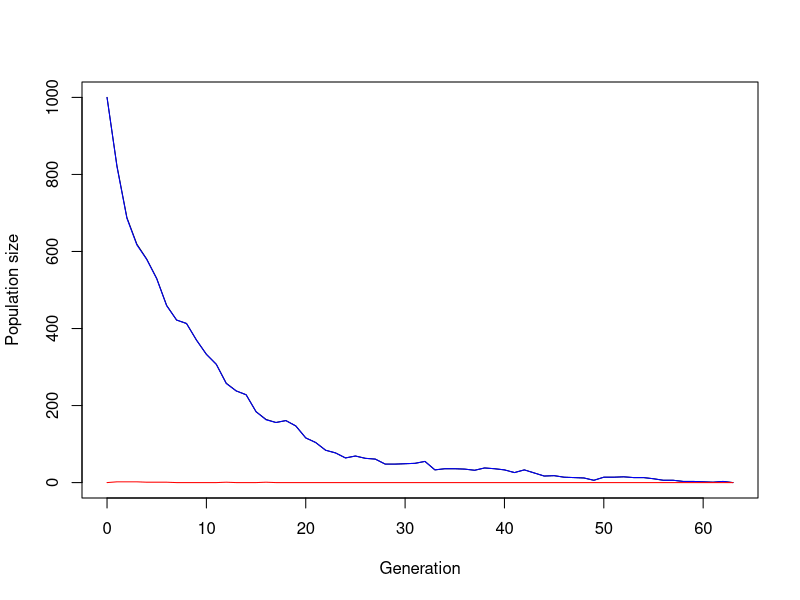

Write R code to recreate this figure. (Note: this script raises an error after producing the figure.)
## ---- chunk 1
#Original

simulate_one_gen <- function(N_a, N_A, decay_rate, sel_coeff, mut_rate) {
  # draw offspring according to Poisson distribution
  offsp_a <- rpois(1, N_a * (1-decay_rate))
  offsp_A <- rpois(1, N_A * (1-decay_rate+sel_coeff))
  # draw new mutants according to Poisson distribution
  mut_a_to_A <- rpois(1, offsp_a * mut_rate)
  
  # determine new population sizes of wild type and mutant
  N_a_new <- max(offsp_a - mut_a_to_A, 0)
  N_A_new <-  offsp_A + mut_a_to_A
  
  return(c(N_a_new, N_A_new))
}
# Test the function
print(simulate_one_gen(100,0,0.1,0.2,0.0))
## ---- chunk 2
#Original

simulate_pop <- function(N_init_a, N_init_A, decay_rate, sel_coeff, mut_rate, t_max) {
  # Create the vector in which to save the results
  pop_vector <- c(N_init_a, N_init_A)
  # initiate the variables
  pop_new <- c(N_init_a, N_init_A)
  
  # run the simulation until generation t_max
  for (i in 1:t_max+1) {
    # redefine the current population one generation later
    pop_new <- simulate_one_gen(pop_new[1],pop_new[2], decay_rate, sel_coeff, mut_rate)
    # add the new population sizes to the output vector
    pop_vector <- rbind(pop_vector,pop_new)
    # condition to stop the simulation before t_max: either the population exceeds 1.5 times the original population size, or it goes extinct
    if (pop_new[1]+pop_new[2]>=1.5*(N_init_a+ N_init_A) | pop_new[1]+pop_new[2]==0) break
  }
  
  # define the row and column names of the output vector
  rownames(pop_vector) <- (0:t_max)[1:length(pop_vector[,1])] # note that the vector has to be cut if the simulation stopped early
  colnames(pop_vector) <- c("a","A")
  # return the result
  return(pop_vector)	
}


# Test the function and plot the result
# set t_max to a value to be used througout
max_gen <- 1000
# create your simulation data, without mut_rate & sel_coeff and a higher decay_rate
output <- simulate_pop(1000,0,0.1,0.2,0.001,max_gen)
# show the last few lines of the data table
print(output)
# plot the output - note that the plot range and the x axis have to be adjusted based on the length of the table
# determine x axis range 
x_range <- 0:(length(output[,1])-1)
# this plots the total population size
plot(x_range,output[,1]+output[,2],type='l',ylim=c(0,max(output[,1]+output[,2])),xlab = "Generation",ylab = "Population size")
# add number of wild type individuals
lines(x_range,output[,1], col="blue")
# add number of mutant individuals
lines(x_range,output[,2], col="red")
## ---- chunk 3
t_pause = 10 #t_switch
t_event = 2
t_switch = t_pause
ph = 1
sel_coeff = 0.0

replicates <- 100

flooding_table <- c()


for (i in 1:t_max+1){
  if(ph %%2 == 0){
    decay_rate = 0.3
  }else{
    decay_rate = 0
  }

  if (i >= t_switch) {
    if(ph %% 2 == 0) {
      t_switch = t_switch + t_event
      ph = ph + 1
    }else{
      t_switch = t_switch + t_pause
      ph = ph + 1
    }
  }
}

colnames(flooding_table) <- c("N_a_new", "N_A_new")

#print(simulate_one_gen_3(100, 0, 0, 1.2, 0, 0, 3))
print(head(flooding_table))


## ---- chunk 4
t_pause = 1 #t_switch, time between events
t_event = 5 #duration of event (Working: 5)
t_switch = t_pause
sel_coeff = 0.0

#flooding_table <- c()

simulate_pop <- function(N_init_a, N_init_A, decay_rate, sel_coeff, mut_rate, t_max, t_pause) {
  # Create the vector in which to save the results
  pop_vector <- c(N_init_a, N_init_A)
  # initiate the variables
  pop_new <- c(N_init_a, N_init_A)
  
  ph = 0 #phase in the beginning of the simulation

  
  # run the simulation until generation t_max
  for (i in 1:t_max+1) {
    if(ph %%2 == 0){ #checking in which phase the simulation is, still needs fine-tuning
    decay_rate = -0.02 #no event - parameters
    sel_coeff = -0.015 #(Working: -0.02 & -0.015)
  }else{
    decay_rate = 0.03 #event - parameters
    sel_coeff = 0.05 #(Working: 0.03 & 0.05)
  }

  if (i >= t_switch) { #changing the phase number, if the simulation is at the end of the phase
    if(ph %% 2 == 0) {
      t_switch = t_switch + t_event
      ph = ph + 1
    }else{
      t_switch = t_switch + t_pause
      ph = ph + 1
    }
  }
    
    # redefine the current population one generation later
    pop_new <- simulate_one_gen(pop_new[1],pop_new[2], decay_rate, sel_coeff, mut_rate)
    # add the new population sizes to the output vector
    pop_vector <- rbind(pop_vector,pop_new)
    # condition to stop the simulation before t_max: either the population exceeds 1.5 times the original population size, or it goes extinct
    if (pop_new[1]+pop_new[2]>=1.5*(N_init_a+ N_init_A) | pop_new[1]+pop_new[2]==0) break
  }
  
  # define the row and column names of the output vector
  rownames(pop_vector) <- (0:t_max)[1:length(pop_vector[,1])] # note that the vector has to be cut if the simulation stopped early
  colnames(pop_vector) <- c("WT","Mut")
  # return the result
  return(pop_vector)	
}

# Test the function and plot the result
# set t_max to a value to be used throughout
max_gen <- 1000
# create your simulation data
output <- simulate_pop(1000,0,0.35,0.01,0.001,max_gen, t_pause) #(Working: 1000, 0, 0.35, 0.01, 0.001, max_gen)
# show the last few lines of the data table
print(output)
# plot the output - note that the plot range and the x axis have to be adjusted based on the length of the table
# determine x axis range 
x_range <- 0:(length(output[,1])-1)
# this plots the total population size
plot(x_range,output[,1]+output[,2],type='l',ylim=c(0,max(output[,1]+output[,2])),xlab = "Generation",ylab = "Population size")
# add number of wild type individuals
lines(x_range,output[,1], col="blue")
# add number of mutant individuals
lines(x_range,output[,2], col="red")

## ---- chunk 5

# set some parameters to fixed values
init_a <- 1000
init_A <- 0
m_rate <- 0.001
max_gen <- 1000
# determine how often to run the simulation for each set of parameters
no_replicates <- 100

# set parameters to vary
frequencies <- c(1:10)

# initialize data table - where to collect the results
data_table_Pop <- c()
data_table_Nw <- c()
data_table_Nm <- c()

# run the simulation across all chosen parameters
# loop over different frequencies
for(t_pause in frequencies){

    # different way of running many simulations: make replicates using "repeat" function with a counter i
    # reset counter
    i<-1
    repeat {
      # increase counter by one
      i<-i+1
      # run the simulation once
      one_run <- simulate_pop(init_a,init_A,0,0,m_rate,max_gen, t_pause)
      
      #determine the final size of the population and number of generations it took for the simulation to stop
      final_size <- one_run[nrow(one_run),1] + one_run[nrow(one_run),2]
      final_gen <- length(one_run[,1])
      
      # enter the data into the table
      data_table_Pop <- rbind(data_table_Pop,c(t_pause,final_size,final_gen)) 
      
      size_wt <- one_run[nrow(one_run),1]
      size_mut <- one_run[nrow(one_run),2]
      
         # Count surviving populations
    if (size_wt > 0) {
      surviving_Nw[t_pause] <- surviving_Nw[t_pause] + 1
    }
    if (size_mut > 0) {
      surviving_Nm[t_pause] <- surviving_Nm[t_pause] + 1
    }
      
      data_table_Nw <- rbind(data_table_Nw,c(t_pause,size_wt,final_gen))
      data_table_Nm <- rbind(data_table_Nm,c(t_pause,size_mut,final_gen))
      
      # stop the repeated computation after no_replicates times
      if(i>no_replicates) break
    }
  }
#}
# define column names of data table
colnames(data_table_Pop) <- c("f", "Final Pop","final_gen")
colnames(data_table_Nw) <- c("f", "Final WT","final_gen")
colnames(data_table_Nm) <- c("f", "Final Mut","final_gen")
# show the first lines of the output
print(head(data_table_Pop))
## ---- chunk 6
# Set some parameters to fixed values
init_a <- 1000
init_A <- 0
m_rate <- 0.001
max_gen <- 1000
no_replicates <- 100

# Frequencies to vary
frequencies <- c(1:10)

# Initialize data tables to collect results
data_table_Pop <- c()
data_table_Nw <- c()
data_table_Nm <- c()
data_table_comp <- c()

# Initialize counters for survival
surviving_Nw <- numeric(length(frequencies))
surviving_Nm <- numeric(length(frequencies))

# Run the simulation across all chosen parameters
for (t_pause in frequencies) {
  i <- 1
  repeat {
    # Run the simulation once
    one_run <- simulate_pop(init_a, init_A, 0, 0, m_rate, max_gen, t_pause)
    
    # Determine the final sizes of the populations
    size_wt <- one_run[nrow(one_run), 1]
    size_mut <- one_run[nrow(one_run), 2]
    
    # Count surviving populations
    if (size_wt > 0) {
      surviving_Nw[t_pause] <- surviving_Nw[t_pause] + 1
    }
    if (size_mut > 0) {
      surviving_Nm[t_pause] <- surviving_Nm[t_pause] + 1
    }

    # Enter the data into the tables
    final_size <- size_wt + size_mut
    final_gen <- nrow(one_run)
    
    data_table_Pop <- rbind(data_table_Pop, c(t_pause, final_size, final_gen))
    data_table_Nw <- rbind(data_table_Nw, c(t_pause, size_wt, final_gen))
    data_table_Nm <- rbind(data_table_Nm, c(t_pause, size_mut, final_gen))
    
    portion_WT <- size_wt / final_size
    portion_Mut <- size_mut / final_size
    
    data_table_comp <- rbind(data_table_comp, c(t_pause, portion_WT, portion_Mut))
    
    # Stop after the specified number of replicates
    if (i >= no_replicates) break
    i <- i + 1
  }
}

# Define column names of data tables
colnames(data_table_Pop) <- c("f", "Final Pop", "final_gen")
colnames(data_table_Nw) <- c("f", "Final WT", "final_gen")
colnames(data_table_Nm) <- c("f", "Final Mut", "final_gen")

# Calculate ratios of surviving populations
ratios <- data.frame(
  t_pause = frequencies,
  Nw_survival_ratio = surviving_Nw / no_replicates,
  Nm_survival_ratio = surviving_Nm / no_replicates
)

#plot(ratios[,1], ratios[,2], xlab = "Frequencies of events", ylab = "Survival-ratio", main = "Survival-ratio of WT", col = "chocolate", type = "p", )
#lines(ratios[,1], ratios[,3], col = "darkolivegreen4", type = "l")

## ---- chunk 7
# Ensure ratios are numeric
ratios$t_pause <- as.numeric(as.character(ratios$t_pause))
ratios$Nw_survival_ratio <- as.numeric(as.character(ratios$Nw_survival_ratio))
ratios$Nm_survival_ratio <- as.numeric(as.character(ratios$Nm_survival_ratio))

# Plot for Wildtype survival ratio
plot(ratios$t_pause, ratios$Nw_survival_ratio, 
     xlab = "Pause between Events", 
     ylab = "Survival Ratio", 
     main = c(paste("Survival Ratio of wildtype and mutant"), paste("depending on the frequency of events")), 
     col = "chocolate", 
     type = "b")  # Use a solid circle for points

# Add lines for Mutation survival ratio
lines(ratios$t_pause, ratios$Nm_survival_ratio, 
      col = "darkolivegreen4", 
      type = "b")  # Use points and lines

# Optionally, add a legend
legend("bottomright", legend = c("Wildtype", "Mutation"), 
       col = c("chocolate", "darkolivegreen4"), 
       pch = c(16, NA), lty = c(NA, 1))

## ---- chunk 8
mean_comp_tot <- c()

mean_comp_WT <- aggregate(data_table_comp$Proportion_WT ~ f, data = data_table_comp, FUN = mean)
mean_comp_Mut <- aggregate(data_table_comp$Proportion_Mut ~ f, data = data_table_comp, FUN = mean)
mean_comp_tot <- rbind(mean_comp_tot, c(mean_comp_WT, mean_comp_Mut))

#library(ggplot2)

#ggplot(data_table_comp, aes(fill=condition, y=data_table_comp$, x=specie)) + 
    geom_bar(position="dodge", stat="identity")

## ---- chunk 9
# Set parameters to fixed values
init_a <- 1000
init_A <- 0
m_rate <- 0.001
max_gen <- 1000
no_replicates <- 100

# Frequencies to vary
frequencies <- c(10:20)

# Initialize data table
data_table <- matrix(nrow = 0, ncol = 3) # For 3 columns: t_pause, final size, final gen

# Run the simulation across all chosen parameters
for (t_pause in frequencies) {
  for (replicate in 1:no_replicates) {
    # Run the simulation once
    one_run <- simulate_pop(init_a, init_A, 0.03, 0.05, m_rate, max_gen, t_pause)
    
    # Determine total population sizes
    final_size <- one_run[nrow(one_run), 1] + one_run[nrow(one_run), 2]
    final_gen <- nrow(one_run) - 1 # Subtracting 1 because rownames start from 0
    
    # Enter the data into the table
    data_table <- rbind(data_table, c(t_pause, final_size, final_gen))
  }
}

# Define column names of data table
colnames(data_table) <- c("t_pause", "final_size", "final_gen")

# Convert data_table to a data frame for better handling
data_table <- as.data.frame(data_table)
data_table$t_pause <- as.numeric(as.character(data_table$t_pause))
data_table$final_size <- as.numeric(as.character(data_table$final_size))
data_table$final_gen <- as.numeric(as.character(data_table$final_gen))

# Show the first lines of the output
print(head(data_table))
